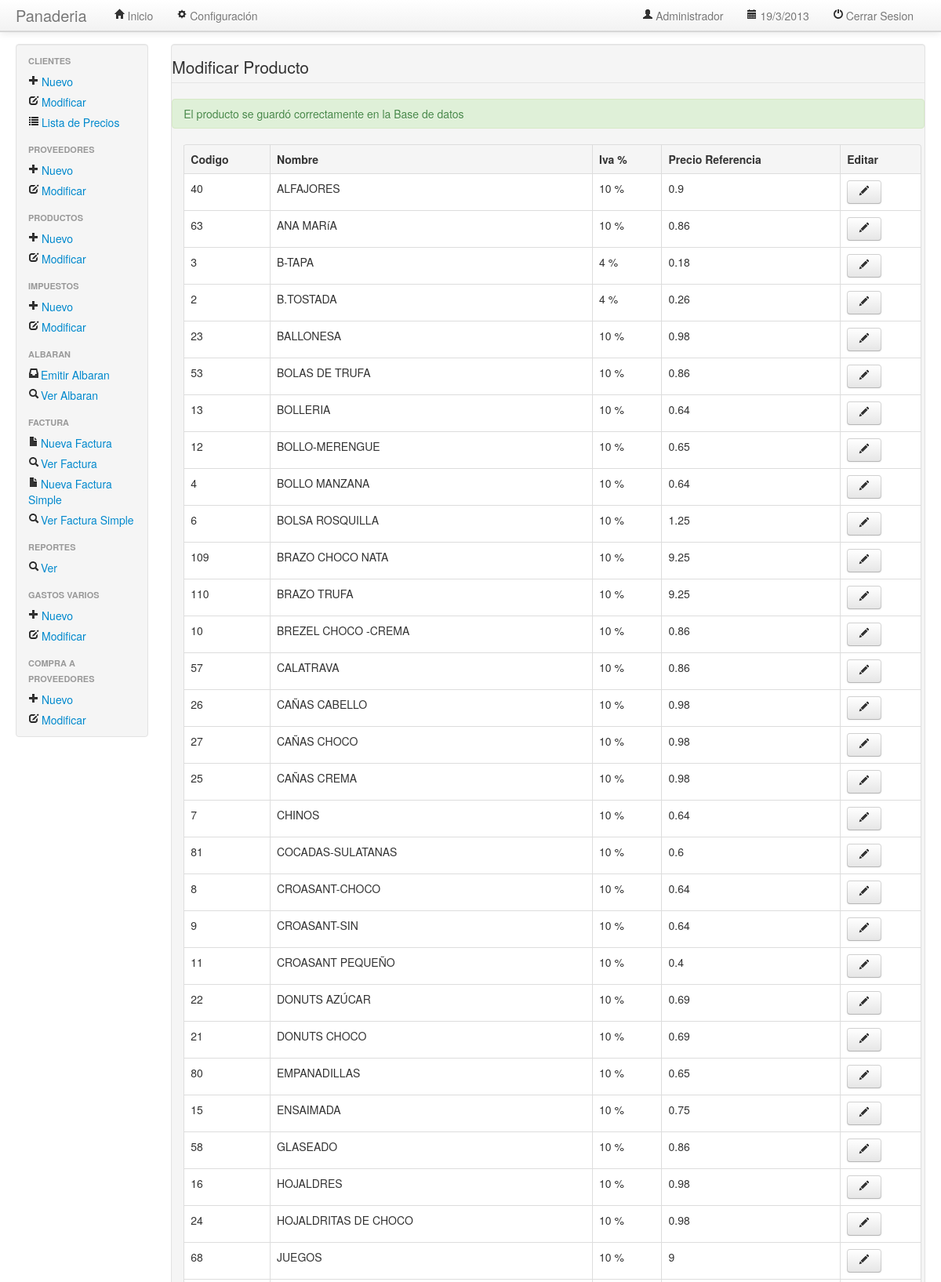
/main.php?iu=modtablaproducto.php&mdir=negocios&dir=producto&msg=prod (signed in, upper part), run on the app's committed database.
### tables this page shows
CREATE TABLE `producto` (
  `idproducto` bigint(10) NOT NULL AUTO_INCREMENT,
  `iva` float NOT NULL,
  `descripcion` varchar(100) NOT NULL,
  `precioref` float NOT NULL,
  PRIMARY KEY (`idproducto`)
);

CREATE TABLE `impuesto` (
  `idiva` int(11) NOT NULL AUTO_INCREMENT,
  `iva` float DEFAULT NULL,
  PRIMARY KEY (`idiva`)
);

### negocios/producto/modtablaproducto.php (the view, shortened to what this page needs)
<?php
$query = "SELECT * FROM producto ORDER BY descripcion";
$result = mysql_query($query);
?>
<legend>Modificar Producto</legend>
<div name="mensaje">
        <?php
        if(isset($_GET['msg'])){
        if ($_GET['msg'] == 'prod') {
            echo '<div class="alert alert-success">El producto se guardó correctamente en la Base de datos</div>';
        }}
        ?>
    </div>
<table style="margin: 15px 0px 0px 15px; width: 98%;" class="table table-bordered">
    <tr>
        <th style="font-weight: bold;">
            Codigo
        </th>
        <th style="font-weight: bold;">
            Nombre
        </th>
        <th style="font-weight: bold;">
            Iva %
        </th>
        <th style="font-weight: bold">
            Precio Referencia
        </th>
        <th style="font-weight: bold;">
            Editar
        </th>
    </tr>
    <tbody style="background-color: #ffffff;">
        <?php while ($fila = mysql_fetch_assoc($result)) { ?>
            <tr>
                <td>
                    <?php echo $fila['idproducto']; ?>
                </td>
                <td>
                    <?php echo $fila['descripcion']; ?>
                </td>
                <td>
                    <?php
                    $query_iva = "SELECT iva FROM impuesto where idiva = ".$fila['iva']."";
                    $resultado = mysql_query($query_iva);
                    $num_iva = mysql_fetch_array($resultado);
                    echo $num_iva['iva']." %";
                    ?>
                </td>
                <td>
                    <?php echo $fila['precioref']; ?>
                </td>
                <td>
                    <a class="btn" href=<?php echo "main.php?iu=modproducto.php&mdir=vistas&dir=producto&iva=".$num_iva['iva'].""."&idproducto=".$fila['idproducto'].""."&descripcion=".$fila['descripcion']."&precioref=".$fila['precioref'].""; ?>><i class="icon-pencil"></i></a>
                </td>
            </tr>
        <?php } ?>
    </tbody>
</table>

### data on the page
producto: idproducto "40", descripcion "ALFAJORES", impuesto.iva "10", precioref "0.9"
producto: idproducto "63", descripcion "ANA MARíA", impuesto.iva "10", precioref "0.86"
producto: idproducto "3", descripcion "B-TAPA", impuesto.iva "4", precioref "0.18"
producto: idproducto "2", descripcion "B.TOSTADA", impuesto.iva "4", precioref "0.26"
producto: idproducto "23", descripcion "BALLONESA", impuesto.iva "10", precioref "0.98"
producto: idproducto "53", descripcion "BOLAS DE TRUFA", impuesto.iva "10", precioref "0.86"
producto: idproducto "13", descripcion "BOLLERIA", impuesto.iva "10", precioref "0.64"
producto: idproducto "12", descripcion "BOLLO-MERENGUE", impuesto.iva "10", precioref "0.65"
producto: idproducto "4", descripcion "BOLLO MANZANA", impuesto.iva "10", precioref "0.64"
producto: idproducto "6", descripcion "BOLSA ROSQUILLA", impuesto.iva "10", precioref "1.25"
producto: idproducto "109", descripcion "BRAZO CHOCO NATA", impuesto.iva "10", precioref "9.25"
producto: idproducto "110", descripcion "BRAZO TRUFA", impuesto.iva "10", precioref "9.25"
producto: idproducto "10", descripcion "BREZEL CHOCO -CREMA", impuesto.iva "10", precioref "0.86"
producto: idproducto "57", descripcion "CALATRAVA", impuesto.iva "10", precioref "0.86"
producto: idproducto "26", descripcion "CAÑAS CABELLO", impuesto.iva "10", precioref "0.98"
producto: idproducto "27", descripcion "CAÑAS CHOCO", impuesto.iva "10", precioref "0.98"
producto: idproducto "25", descripcion "CAÑAS CREMA", impuesto.iva "10", precioref "0.98"
producto: idproducto "7", descripcion "CHINOS", impuesto.iva "10", precioref "0.64"
producto: idproducto "81", descripcion "COCADAS-SULATANAS", impuesto.iva "10", precioref "0.6"
producto: idproducto "8", descripcion "CROASANT-CHOCO", impuesto.iva "10", precioref "0.64"
producto: idproducto "9", descripcion "CROASANT-SIN", impuesto.iva "10", precioref "0.64"
producto: idproducto "11", descripcion "CROASANT PEQUEÑO", impuesto.iva "10", precioref "0.4"
producto: idproducto "22", descripcion "DONUTS AZÚCAR", impuesto.iva "10", precioref "0.69"
producto: idproducto "21", descripcion "DONUTS CHOCO", impuesto.iva "10", precioref "0.69"
producto: idproducto "80", descripcion "EMPANADILLAS", impuesto.iva "10", precioref "0.65"
producto: idproducto "15", descripcion "ENSAIMADA", impuesto.iva "10", precioref "0.75"
producto: idproducto "58", descripcion "GLASEADO", impuesto.iva "10", precioref "0.86"
producto: idproducto "16", descripcion "HOJALDRES", impuesto.iva "10", precioref "0.98"
producto: idproducto "24", descripcion "HOJALDRITAS DE CHOCO", impuesto.iva "10", precioref "0.98"
producto: idproducto "68", descripcion "JUEGOS", impuesto.iva "10", precioref "9"
